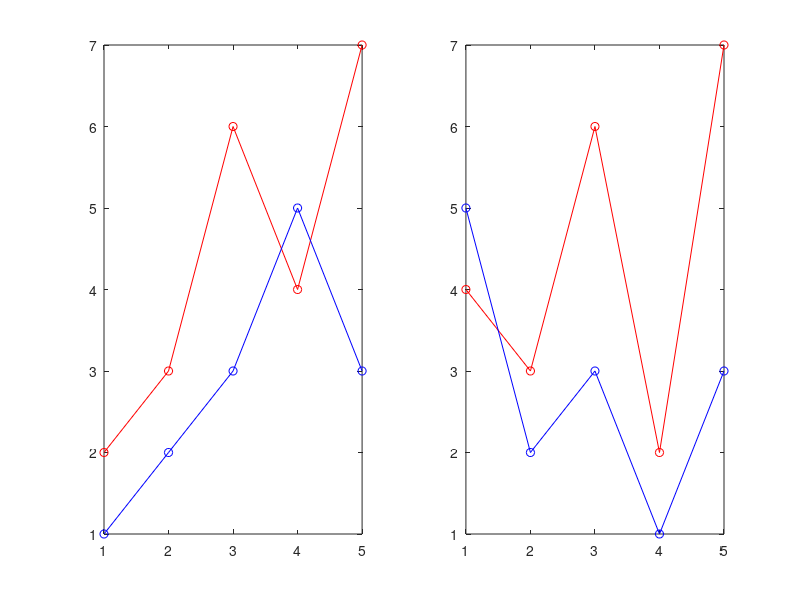

The MATLAB source for this figure: (Note: this script raises an error after producing the figure.)
%% Testing the score with example from Son et al.
format compact

time_pts = [1,2,3,4,5]'
x1 = [2,3,6,4,7]'
x2 = [1,2,3,5,3]'
y1 = [4,3,6,2,7]'
y2 = [5,2,3,1,3]'

figure()
subplot(1,2,1)
plot(time_pts, x1, 'ro-'), hold on;
plot(time_pts, x2, 'bo-'), hold off;

subplot(1,2,2)
plot(time_pts, y1, 'ro-'), hold on;
plot(time_pts, y2, 'bo-'), hold off;

%% simple correlation values
disp('Single correlation coefficients')
corr(x1, x2, 'type', 'spearman') % 0.667 Son
corr(x1, x2, 'type', 'pearson')  % 0.439 Son

%% ys1 and yr1 scores
disp('ys1 and yr1 coefficients')
ys1(x1, x2, time_pts) % 0.583 Son
ys1(y1, y2, time_pts) % 0.833 Son

yr1(x1, x2, time_pts) % 0.555 Son
yr1(y1, y2, time_pts) % 0.805 Son